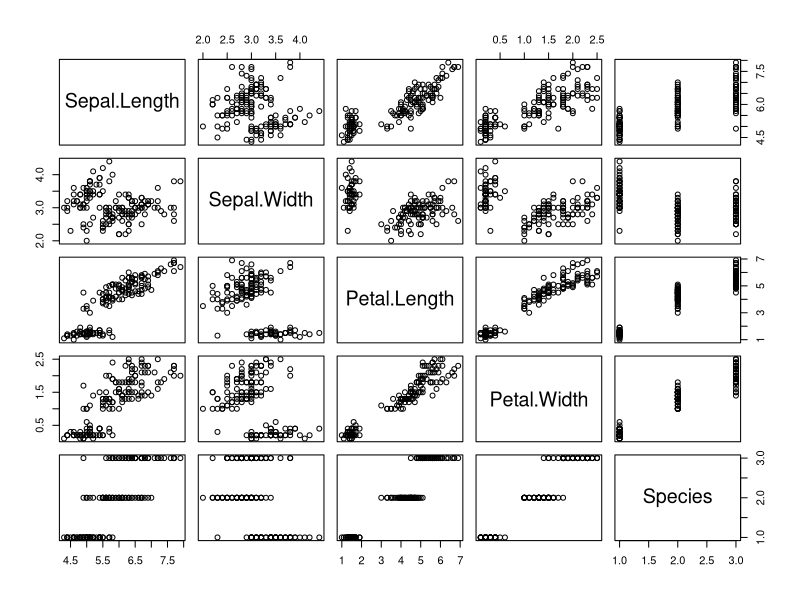
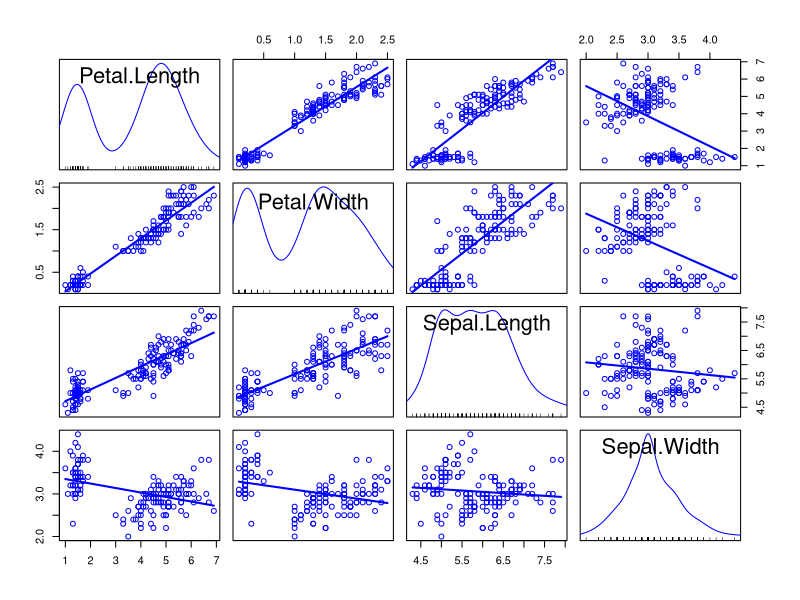

Recreate these plots in R, in order.
## ---- chunk 1
knitr::opts_chunk$set(echo = TRUE, message = FALSE)

require(tidyverse)
## ---- chunk 2
plot(iris)
## ---- chunk 3
car::scatterplotMatrix(~Petal.Length+Petal.Width+Sepal.Length+Sepal.Width,
                       reg.line=FALSE, smooth=FALSE, spread=FALSE, span=0.5,
                       ellipse=FALSE, levels=c(.5, .9), id.n=0,
                       diagonal = 'density', data=iris)
